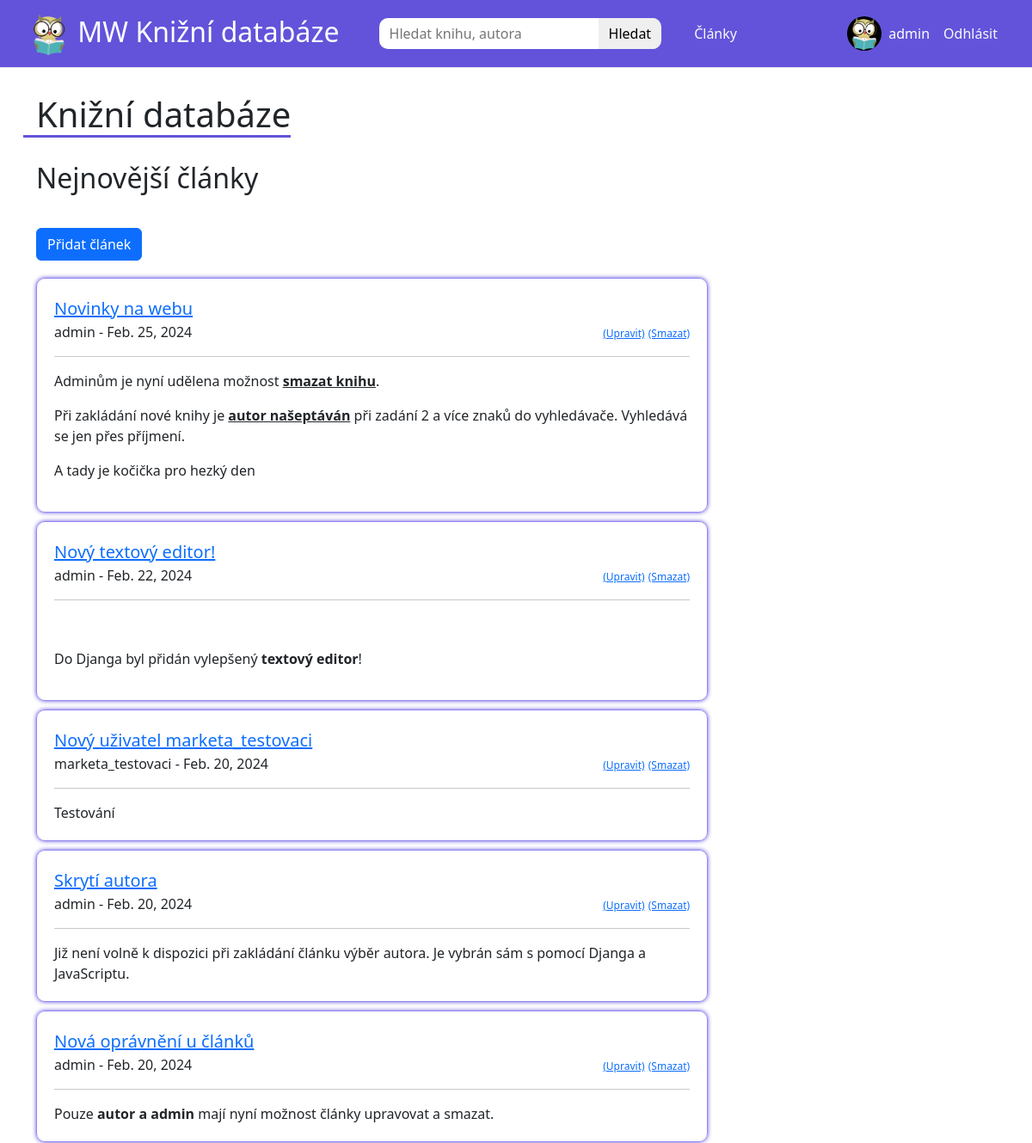
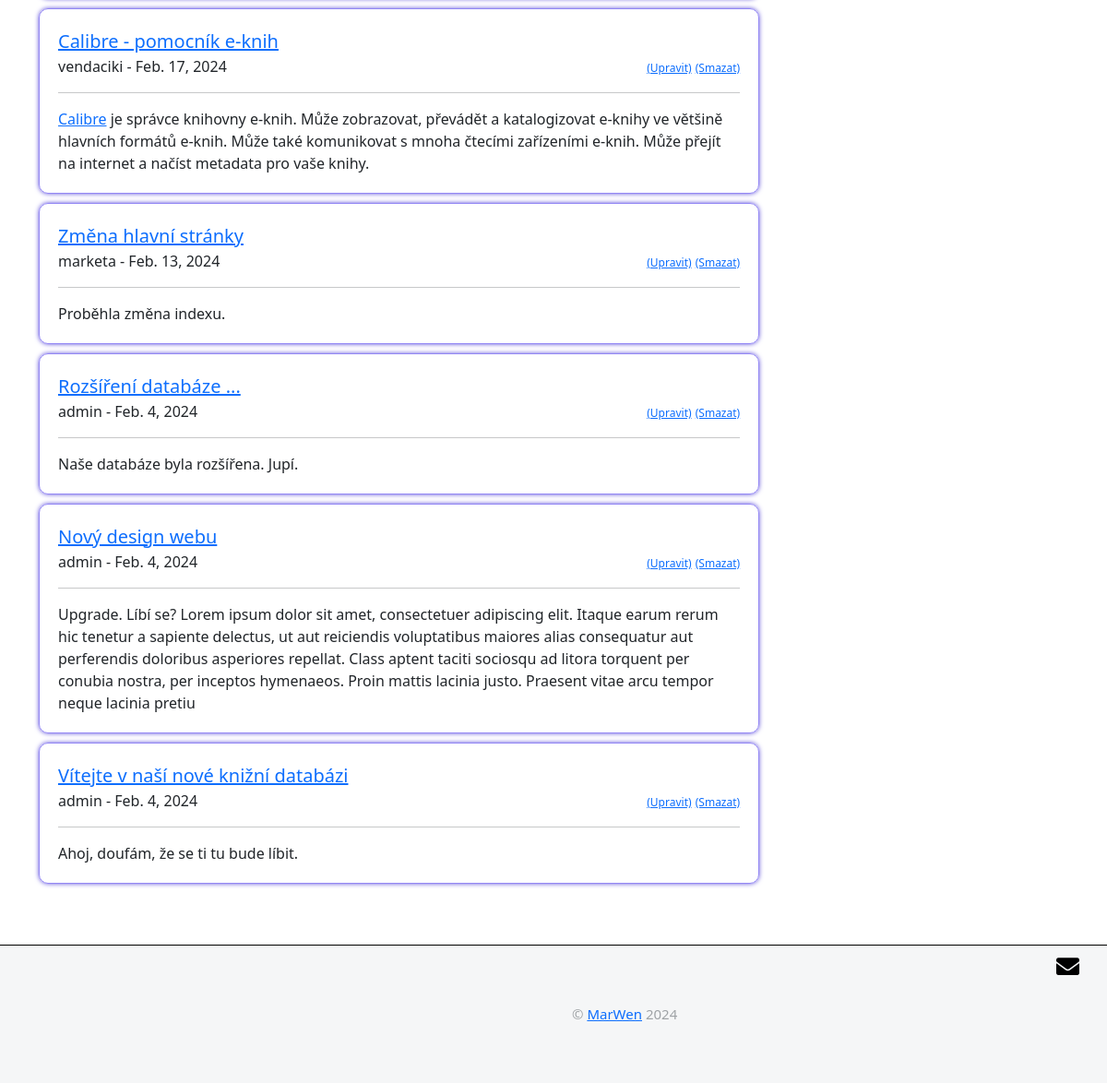
Page /clanky/ (signed in) on the committed database (2 pictures, top to bottom).
### members/models.py (models this page shows, shortened)
class Profile(models.Model):
    user = models.OneToOneField(User, null=True, on_delete=models.CASCADE)
    bio = models.TextField(null=True)
    profile_pic = models.ImageField(null=True, blank=True, upload_to="images/profile")
    slug = models.SlugField(null=True, blank=True)

### databaze_eknih/models.py (models this page shows, shortened)
class Post(models.Model):
    title = models.CharField(max_length=255)
    author = models.ForeignKey(User, on_delete=models.CASCADE)
    body = RichTextField(blank=True, null=True)
    post_date = models.DateField(auto_now_add=True)

### databaze_eknih/views.py (the view)
# urls.py: path("", HomeView.as_view(), name="clanky"),
class HomeView(ListView):
    model = Post
    template_name = "index.html"
    ordering = ["-post_date", "-id"]

### databaze_eknih/templatetags/custom_filters.py (called while the page is built)
@register.filter(name="strip_image_tags")
def strip_image_tags(value):
    soup = BeautifulSoup(value, "html.parser")
    p = soup.find_all("p")
    for p_tag in p:
        if "img src" in p_tag.text:
            p_tag.extract()
    return soup

### databaze_eknih/templates/index.html (shortened to what this page needs)
{% extends "base.html" %}
{% load custom_filters %}
{% block content %}
    <h1>
        Knižní databáze
    </h1>
    <h2 style="margin-top: 20px;">
        Nejnovější články
    </h2>
    <div style="margin-top: 30px;">
        <div>
        {% if user.is_authenticated %}
            <a class="btn btn-primary" href="{% url "pridat-clanek" %}">Přidat článek</a>
        {% endif %}
        </div>
        <ul class="articles" style="margin-top: 20px;">
            {% for post in object_list %}
            <li>
                <a class="fs-5" href="{% url 'detail-clanku' post.pk %}">{{ post.title }}</a>
                <div class="who-articles">
                    {{ post.author }} - {{ post.post_date }}
                    {% if user.is_authenticated %}
                        {% if user ==  post.author or user.is_staff %}
                            <div>
                                <a href="{% url 'upravit-clanek' post.pk %}">(Upravit)</a>
                                <a href="{% url 'smazat-clanek' post.pk %}">(Smazat)</a>
                            </div>
                        {% endif %}
                    {% endif %}
                </div>
                <hr>
                {{ post.body|slice:":400"|strip_image_tags|safe }}
            </li>
        {% endfor %}
        </ul>
    </div>
{% endblock %}

### databaze_eknih/templates/base.html (shortened to what this page needs)
{% load static %}
<!doctype html>
<html lang="cs">
    <head>
        <link rel="stylesheet" href="https://cdnjs.cloudflare.com/ajax/libs/font-awesome/5.15.4/css/all.min.css">
        <link rel="stylesheet" href="{% static 'css/style.css' %}">
        <link href="https://cdn.jsdelivr.net/npm/bootstrap@5.3.2/dist/css/bootstrap.min.css" rel="stylesheet">
    </head>
    <body>
        <nav class="navbar border-bottom border-body navbar-expand-lg">
            <div class="container-fluid">
                <a class="navbar-brand text-white fs-2" href="{% url "home" %}">
                    <img class="logo" src="../../static/images/logo.webp"> MW Knižní databáze
                </a>
                <div class="collapse navbar-collapse" id="navbarSupportedContent">
                    <ul class="navbar-nav mb-lg-0">
                        <li class="nav-item">
                            <form class="d-flex" role="search" action="{% url 'vysledky-hledani' %}" method="get">
                                <input class="control" type="type" placeholder="Hledat knihu, autora" aria-label="Search" name="q">
                                <button class="search" type="submit">Hledat</button>
                            </form>
                        </li>
                    </ul>
                    <ul class="navbar-nav mb-2 mb-lg-0">
                        <li class="nav-item">
                            <a class="nav-link text-light" href="{% url "clanky" %}">Články</a>
                        </li>
                    </ul>
                    {% if user.is_authenticated %}
                    <ul class="navbar-nav ms-auto mb-2 mb-lg-0">
                        <li class="nav-item avatar">
                            <img src="../../media/{{ user.profile.profile_pic }}" alt="avatar">
                        </li>
                        <li class="nav-item">
                            <a href="{% url 'profil' user.profile.slug  %}" class="nav-link">{{ user.username }}</a>
                        </li>
                        <li class="nav-item">
                            <form method="post" action="{% url 'logout' %}">
                                <button type="submit" class="nav-link text-light">Odhlásit</button>
                            </form>
                        </li>
                    </ul>
                    {% endif %}
                </div>
            </div>
        </nav>
        <div class="container">
            {% block content %}
            {% endblock %}
        </div>
        <footer id="footer">
            <p class="copyright">&copy; <a href="https://mar6wen8.github.io/MarWen/">MarWen</a> 2024</p>
            <div>
                <a href="mailto:mar6wen8@gmail.com" target="_blank" aria-label="e-mail"><i class="fa fa-envelope"></i></a>
            </div>
        </footer>
    </body>
</html>

### static/css/style.css (style rules this page uses)
body { cursor: default; }
.container { display: flex; flex-wrap: wrap; align-content: flex-start; margin-bottom: 50px; min-height: 100vh; margin-top: 30px; }
.logo { width: 50px; }
form { width: 50%; }
.navbar { background: #6253da; }
.d-flex { margin: 0 30px; width: auto; }
.nav-item a { color: #ffffff; }
.nav-item img, .avatar { height: 40px; width: 40px; }
.nav-item img { border-radius: 50%; position: absolute; }
.avatar { margin: auto; }
.search { --bs-btn-padding-x: 0.75rem; --bs-btn-padding-y: 0.375rem; --bs-btn-border-radius: var(--bs-border-radius); padding: var(--bs-btn-padding-y) var(--bs-btn-padding-x); cursor: pointer; -webkit-user-select: none; -moz-user-select: none; user-select: none; border: 0px solid black; border-radius: 0 10px 10px 0; transition: color .15s ease-in-out,background-color .15s ease-in-out,border-color .15s ease-in-out,box-shadow .15s ease-in-out; }
form .control { display: block; width: 100%; padding: 0.375rem 0.75rem; font-size: 1rem; font-weight: 400; line-height: 1.5; color: var(--bs-body-color); -webkit-appearance: none; -moz-appearance: none; appearance: none; background-color: var(--bs-body-bg); background-clip: padding-box; border: none; border-radius: 10px 0 0 10px; transition: border-color .15s ease-in-out,box-shadow .15s ease-in-out; }
.articles { display: grid; grid-template-columns: 1fr; padding-left: 0; grid-gap: 10px; width: 70%; list-style: none; }
.articles li { width: 100%; padding: 20px; border-radius: 10px; box-shadow: 0px 0px 5px #6253da; }
.who-articles { display: flex; justify-content: space-between; width: 100%; }
.who-articles a { font-size: 12px; }
.ms-auto { margin-right: 20px; }
ul { padding: 0; }
h2 { width: 100%; }
h1::after { content: ""; display: block; height: 3px; background: #6253da; margin-left: -15px; }
.authors, .books, .genre, .genre li, .articles li, .hodnoceni p, .pridat-btn { border: 1px solid #9387f5; box-shadow: 0px 0px 5px 0px #6253da; }
footer { display: flex; padding: 10px; justify-content: space-between; background-color: #f5f6f7; z-index: 10; position: relative; height: 150px; border-top: 1px solid black; }
#footer .copyright { color: #9fa3a6; font-size: 15px; margin: auto 20px; left: 50%; position: relative; }
.fa { font-family: "Font Awesome 5 Free" }
.fab, .fa { margin: 0 20px; font-size: 25px; color: #000000; font-weight: 900; font-style: normal; display: inline-block; }
.fa-envelope:before { content: "\f0e0" }
@media (min-width: 1200px) { .fs-2 { margin-left: 20px; } }

### rows in the picture
Post: title "Novinky na webu", author "admin", post_date "Feb. 25, 2024", shows "(Upravit)", body "Adminům je nyní udělena možnost smazat knihu . Při zakládání nové knihy je autor našeptáván při zadání 2 a více znaků do vyhledávače. Vyhledává se jen přes příjmení. A tady je kočička pro hezký den"
Post: title "Nový textový editor!", author "admin", post_date "Feb. 22, 2024", shows "(Upravit)", body "Do Djanga byl přidán vylepšený textový editor !"
Post: title "Nový uživatel marketa_testovaci", author "marketa_testovaci", post_date "Feb. 20, 2024", shows "(Upravit)", body "Testování"
Post: title "Skrytí autora", author "admin", post_date "Feb. 20, 2024", shows "(Upravit)", body "Již není volně k dispozici při zakládání článku výběr autora. Je vybrán sám s pomocí Djanga a JavaScriptu."
Post: title "Nová oprávnění u článků", author "admin", post_date "Feb. 20, 2024", shows "(Upravit)", body "Pouze autor a admin mají nyní možnost články upravovat a smazat."
Post: title "Calibre - pomocník e-knih", author "vendaciki", post_date "Feb. 17, 2024", shows "(Upravit)", body "Calibre je správce knihovny e-knih. Může zobrazovat, převádět a katalogizovat e-knihy ve většině hlavních formátů e-knih. Může také komunikovat s mnoha čtecími zařízeními e-knih. Může přejít na internet a načíst metadata pro vaše knihy."
Post: title "Změna hlavní stránky", author "marketa", post_date "Feb. 13, 2024", shows "(Upravit)", body "Proběhla změna indexu."
Post: title "Rozšíření databáze ...", author "admin", post_date "Feb. 4, 2024", shows "(Upravit)", body "Naše databáze byla rozšířena. Jupí."
Post: title "Nový design webu", author "admin", post_date "Feb. 4, 2024", shows "(Upravit)", body "Upgrade. Líbí se? Lorem ipsum dolor sit amet, consectetuer adipiscing elit. Itaque earum rerum hic tenetur a sapiente delectus, ut aut reiciendis voluptatibus maiores alias consequatur aut perferendis doloribus asperiores repellat. Class aptent taciti sociosqu ad litora torquent per conubia nostra, per inceptos hymenaeos. Proin mattis lacinia justo. Praesent vitae arcu tempor neque lacinia pretiu"
Post: title "Vítejte v naší nové knižní databázi", author "admin", post_date "Feb. 4, 2024", shows "(Upravit)", body "Ahoj, doufám, že se ti tu bude líbit."

### other values in the picture
{{ user.username }} "admin"
